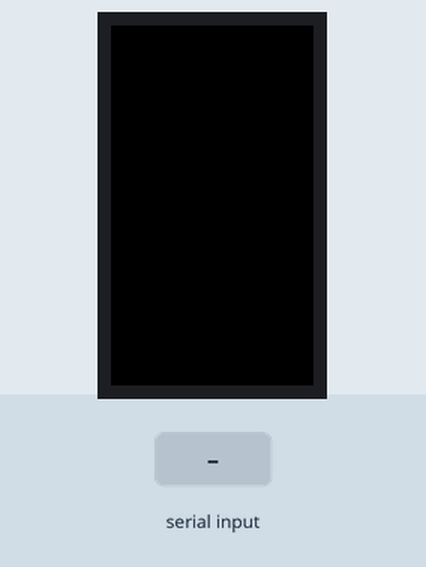
Bench run of a program on a simulated ESP32. Parts: 240×135 colour display. The inputs (shaded band) are chosen by the test bench.

Above: at 1.3 s.
1.4 s: "1" received over the second serial link
At 3.5 s:
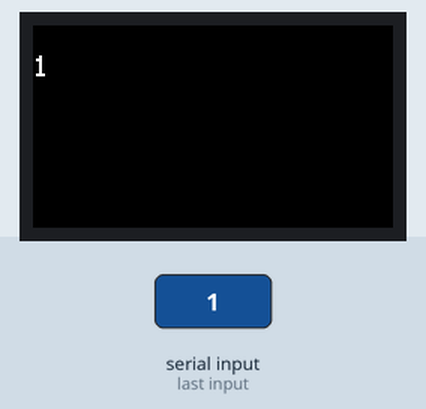
3.9 s: "0" received over the second serial link
At 5.4 s:
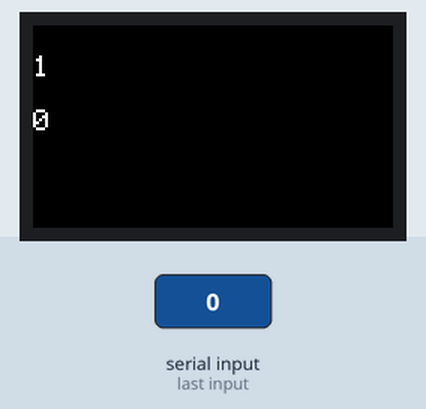
6.4 s: "2" received over the second serial link
At 8.6 s:
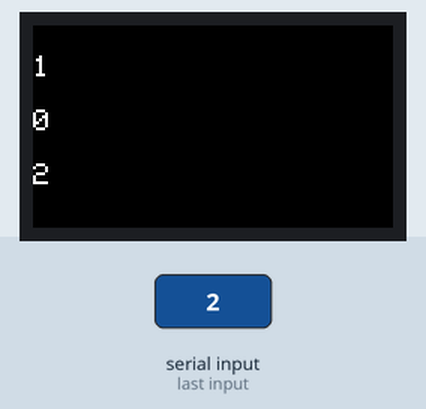
Timing chart, 0 to 10.1 s (numbered marks = the images above; inputs shaded):
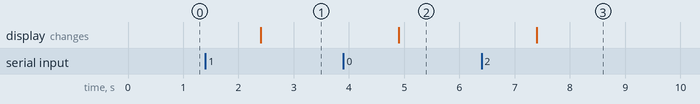

The program:

main.cpp
```cpp
#include <Arduino.h>
#include <TFT_eSPI.h>       // Include the TFT library
#include <SPI.h>            // Include the SPI library
#include <HardwareSerial.h> // Include the HardwareSerial library

TFT_eSPI tft; // Create an instance of the TFT class

HardwareSerial mySerial(1); // Use the second hardware serial port

void setup()
{
    Serial.begin(115200);
    mySerial.begin(9600, SERIAL_8N1, 27, 26); // Initialize serial communication on pins 27 (RX) and 26 (TX)
    tft.init();                               // Initialize the TFT display
    tft.setRotation(1);                       // Set the display rotation (if needed)
    tft.fillScreen(TFT_BLACK);                // Clear the display
}

void loop()
{
    if (mySerial.available())
    {
        String barcode = mySerial.readString();
        if (!barcode.isEmpty())
        {
            tft.setTextSize(2);
            tft.setTextColor(TFT_WHITE);
            tft.setCursor(0, tft.getCursorY() + 20); // Move the cursor down
            tft.println(barcode);
        }
        else
        {
            Serial.println("Empty barcode");
        }
    }
}
```

Measured:
- after the input at 1.4 s, the display: changes after 1.0 s (image 1)
- after the input at 3.9 s, the display: changes after 1.0 s (image 2)
- after the input at 6.4 s, the display: changes after 1.0 s (image 3)
